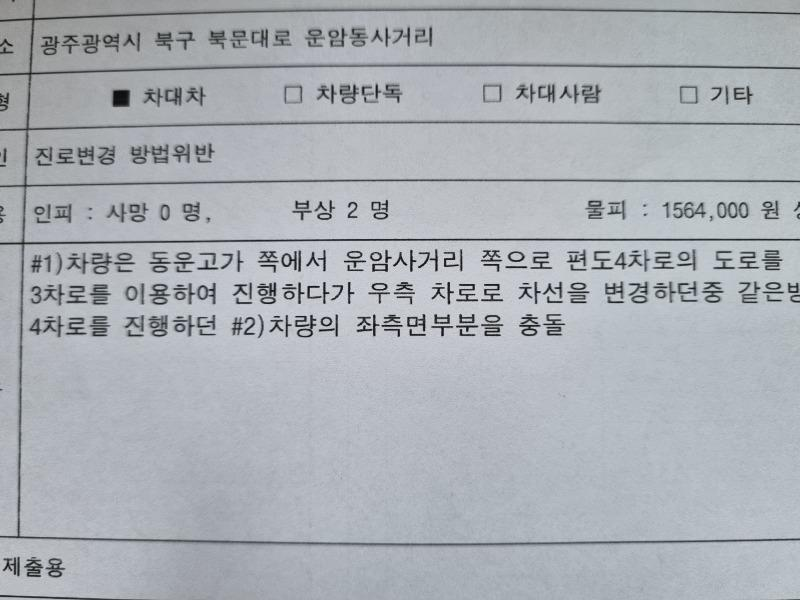
#> input picture etl/fault_cases/src/OCR/raw/1page/15-07-18-광주광역시.jpg, 800 x 600 px
$ python -i adaptive_preprocessing.py   (imports and definitions only)
#> lines starting #> are read from the running program, lines starting #| are printed output that depends on the picture
"""Adaptive frame enhancement and motion-aware sampling for vision experiments."""

from pathlib import Path

import cv2
import numpy as np


def _gamma(frame, value):
    table = np.array([((i / 255.0) ** value) * 255 for i in range(256)], dtype=np.uint8)
    return cv2.LUT(frame, table)


def _clahe(frame, clip_limit):
    lab = cv2.cvtColor(frame, cv2.COLOR_BGR2LAB)
    lightness, a, b = cv2.split(lab)
    lightness = cv2.createCLAHE(clipLimit=clip_limit, tileGridSize=(8, 8)).apply(lightness)
    return cv2.cvtColor(cv2.merge((lightness, a, b)), cv2.COLOR_LAB2BGR)


def _sharpen(frame, amount):
    blurred = cv2.GaussianBlur(frame, (0, 0), 3)
    return cv2.addWeighted(frame, 1.0 + amount, blurred, -amount, 0)


def lighting_from_frame(frame):
    gray = cv2.cvtColor(frame, cv2.COLOR_BGR2GRAY)
    mean = float(gray.mean())
    high = float(np.percentile(gray, 95))
    if mean < 45:
        return "night", mean
    if mean < 85:
        return "low_light", mean
    if mean > 175 and high >= 245:
        return "overexposed", mean
    return "day", mean


def enhance_frame_adaptive(frame):
    mode, mean = lighting_from_frame(frame)
    if mode in {"night", "low_light"}:
        denoised = cv2.bilateralFilter(frame, 5, 30, 30)
        gamma = 0.60 if mode == "night" else 0.78
        return _sharpen(_clahe(_gamma(denoised, gamma), 2.0), 0.15)
    if mode == "overexposed":
        return _sharpen(_gamma(frame, 1.30), 0.12)
    return _sharpen(_clahe(frame, 1.5), 0.20)


# [46 lines left out: functions select_collision_aware_frames, _self_check, not called in this run]


# [3 lines not run here, left out]

>>> import cv2
>>> picture = cv2.imread('../../etl/fault_cases/src/OCR/raw/1page/15-07-18-광주광역시.jpg')
#> picture is the input picture: shape (600, 800, 3); mean B, G, R 181.8, 175.5, 171
>>> result = enhance_frame_adaptive(picture)
#> in lighting_from_frame, `mean = float(gray.mean())`: mean = 175
#> in lighting_from_frame, `high = float(np.percentile(gray, 95))`: high = 198
#> in enhance_frame_adaptive, `mode, mean = lighting_from_frame(frame)`: mode = 'day'; mean = 175
#> in _clahe, `lab = cv2.cvtColor(frame, cv2.COLOR_BGR2LAB)`: lab: shape (600, 800, 3); mean of channels 0, 1, 2 182, 127.6, 124.2
#> in _clahe, `lightness = cv2.createCLAHE(clipLimit=clip_limit, tileGridSize=(8, 8))..`:
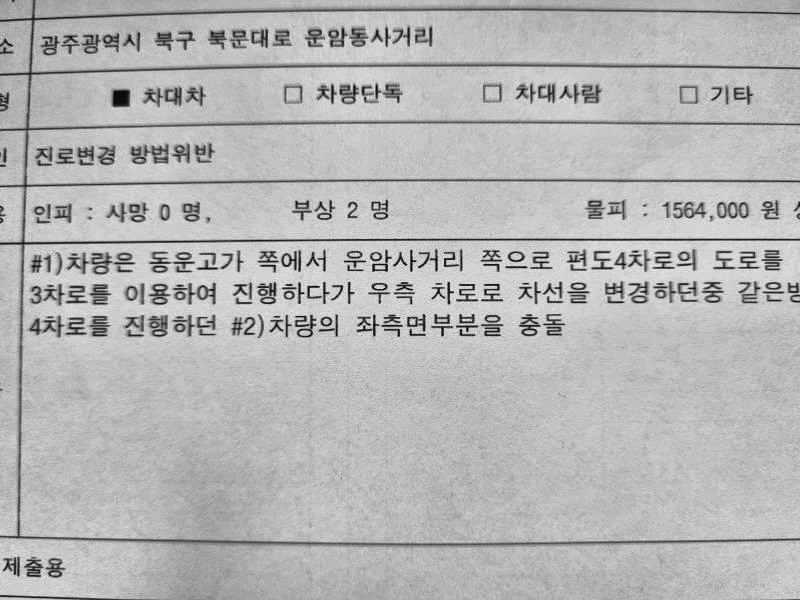
#> lightness: shape (600, 800); min 1, max 243, mean 181.6
#> in _sharpen, `blurred = cv2.GaussianBlur(frame, (0, 0), 3)`:
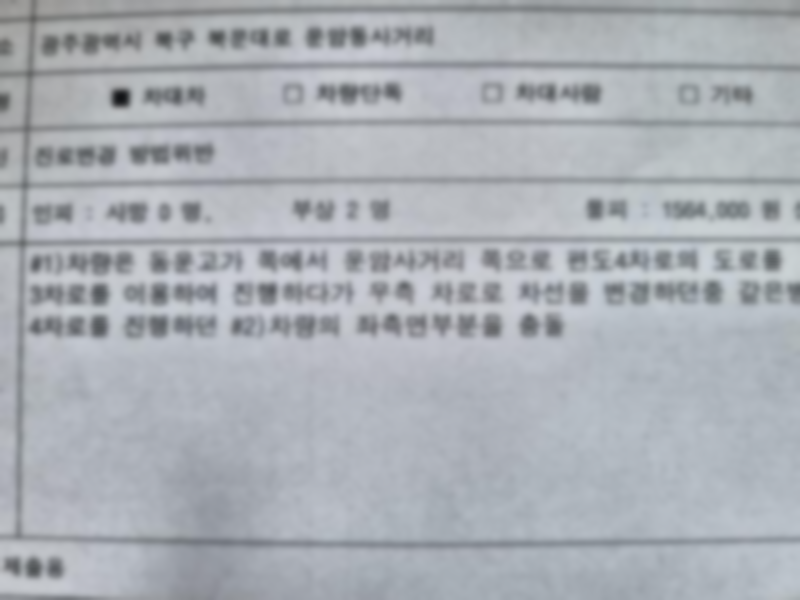
#> blurred: shape (600, 800, 3); mean B, G, R 181.8, 175.5, 170.9
